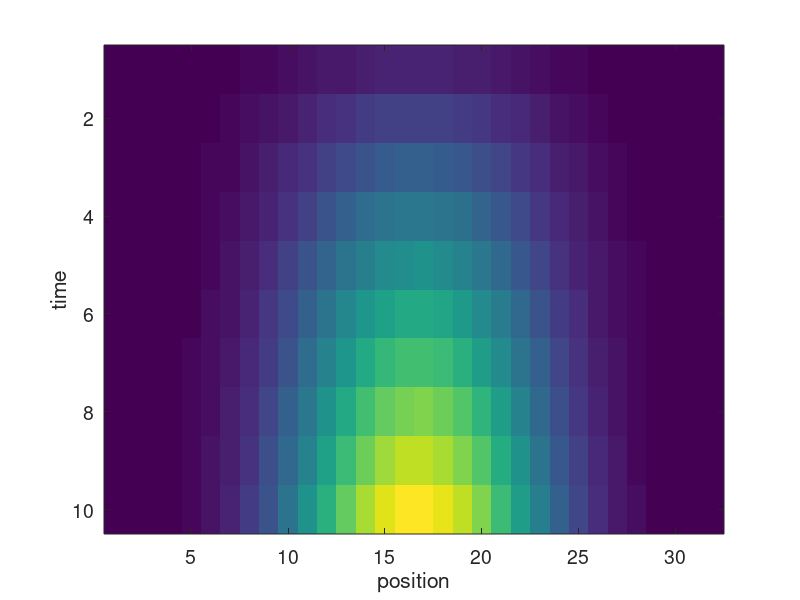
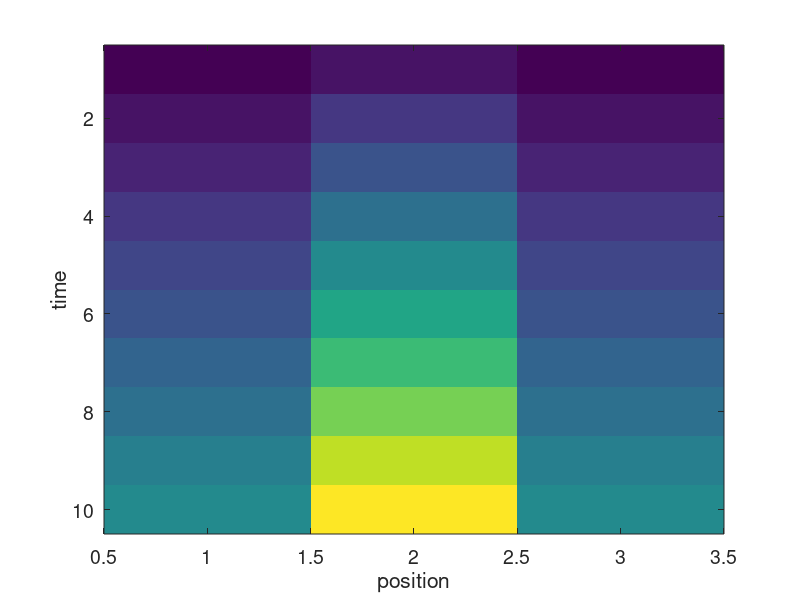
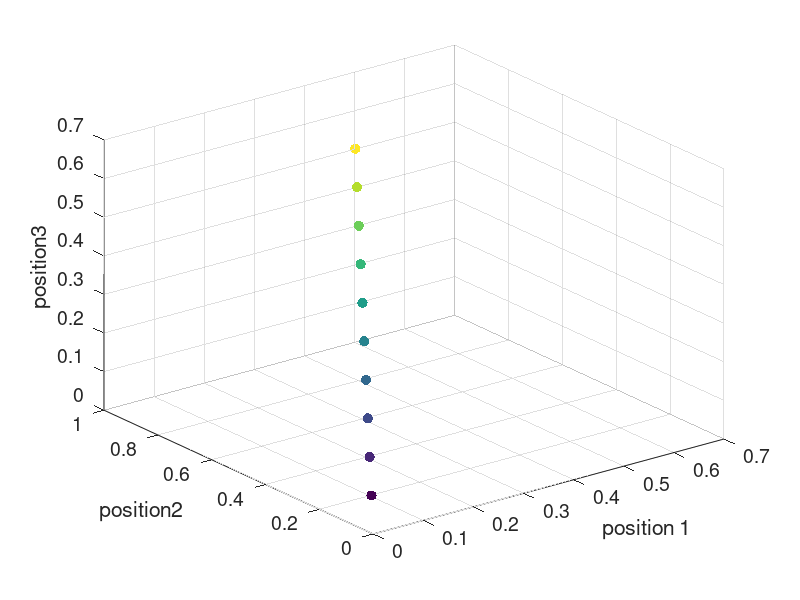
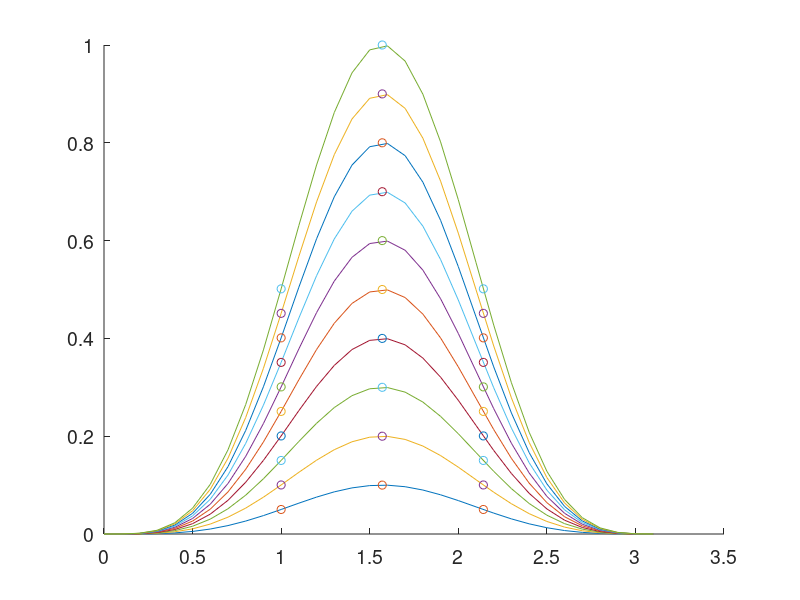

MATLAB code to generate these figures, in order: (Note: this script raises an error after producing the figures.)
clear all
close all

res = '-r300';
fmt = '-djpeg';

set(0,'DefaultAxesFontSize',14)

%% toy example 1
theta = 0:0.1:pi;
theta2 = [1 pi/2 pi-1];
amp = 0.1:0.1:1;

m = length(amp);
n = length(theta);
n2 = length(theta2);

data = (amp' * ones(1,n)) .* (ones(m,1) * sin(theta).^4);
data2 = (amp' * ones(1,n2)) .* (ones(m,1) * sin(theta2).^4);
time = 1:m;

figure;
imagesc(data)
xlabel('position')
ylabel('time')
print('example1_all',fmt,res)

figure;
imagesc(data2)
xlabel('position')
ylabel('time')
print('example1_coarse',fmt,res)

figure;
hold on
for i=1:length(amp)
    plot(theta, amp(i)*sin(theta).^4)
    plot(theta2, amp(i)*sin(theta2).^4,'o')
end

figure;
scatter3(data2(:,1),data2(:,2),data2(:,3),500,time,'.')
xlabel('position 1')
ylabel('position2')
zlabel('position3')
grid on
print('example1_embedding',fmt,res)

%% dmaps example
s=0.1:0.1:5;

a=2;
b=0.2;

t=(1/b)*log(b*s/(a*sqrt(1+b^2)));

x=a*exp(b*t).*cos(t);
y=a*exp(b*t).*sin(t);

X=[x; y; zeros(1,length(t))];
[N,n]=size(X);

%rotate first data set  by angle 1
angle=pi/2-0.1;

R=[1 0 0;
    0 cos(angle) -sin(angle);
    0 sin(angle) cos(angle)];

X1=R*X;

W = squareform(pdist(X1'));
W = W.^2;
[V, D] = dmaps(W, 0.05, 10);

figure;
scatter3(X1(1,:),X1(2,:),X1(3,:),500,V(:,2),'.')
xlabel('position 1')
ylabel('position2')
zlabel('position3')
grid on
print('dmaps_spiral',fmt,res)
